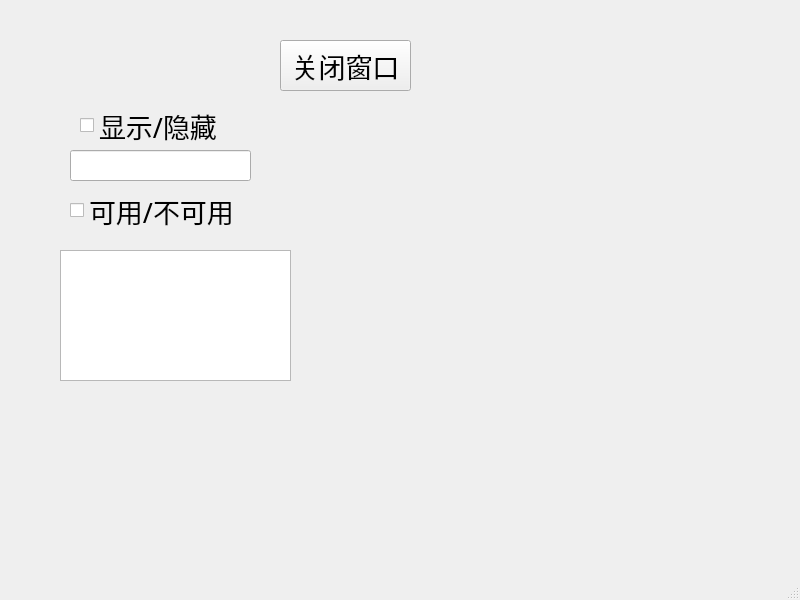
<?xml version="1.0" encoding="UTF-8"?>
<ui version="4.0">
 <class>MainWindow</class>
 <widget class="QMainWindow" name="MainWindow">
  <property name="geometry">
   <rect>
    <x>0</x>
    <y>0</y>
    <width>800</width>
    <height>600</height>
   </rect>
  </property>
  <property name="windowTitle">
   <string>MainWindow</string>
  </property>
  <widget class="QWidget" name="centralwidget">
   <widget class="QPushButton" name="pushButton">
    <property name="geometry">
     <rect>
      <x>280</x>
      <y>40</y>
      <width>131</width>
      <height>51</height>
     </rect>
    </property>
    <property name="font">
     <font>
      <family>3ds</family>
      <pointsize>20</pointsize>
     </font>
    </property>
    <property name="text">
     <string>关闭窗口</string>
    </property>
   </widget>
   <widget class="QCheckBox" name="checkBox">
    <property name="geometry">
     <rect>
      <x>80</x>
      <y>110</y>
      <width>181</width>
      <height>31</height>
     </rect>
    </property>
    <property name="font">
     <font>
      <family>3ds</family>
      <pointsize>20</pointsize>
     </font>
    </property>
    <property name="text">
     <string>显示/隐藏</string>
    </property>
   </widget>
   <widget class="QLineEdit" name="lineEdit">
    <property name="geometry">
     <rect>
      <x>70</x>
      <y>150</y>
      <width>181</width>
      <height>31</height>
     </rect>
    </property>
    <property name="font">
     <font>
      <family>3ds</family>
      <pointsize>20</pointsize>
     </font>
    </property>
   </widget>
   <widget class="QCheckBox" name="checkBox_2">
    <property name="geometry">
     <rect>
      <x>70</x>
      <y>190</y>
      <width>191</width>
      <height>41</height>
     </rect>
    </property>
    <property name="font">
     <font>
      <family>3ds</family>
      <pointsize>20</pointsize>
     </font>
    </property>
    <property name="text">
     <string>可用/不可用</string>
    </property>
   </widget>
   <widget class="QTextEdit" name="textEdit">
    <property name="geometry">
     <rect>
      <x>60</x>
      <y>250</y>
      <width>231</width>
      <height>131</height>
     </rect>
    </property>
    <property name="font">
     <font>
      <family>3ds</family>
      <pointsize>20</pointsize>
     </font>
    </property>
   </widget>
  </widget>
  <widget class="QMenuBar" name="menubar">
   <property name="geometry">
    <rect>
     <x>0</x>
     <y>0</y>
     <width>800</width>
     <height>23</height>
    </rect>
   </property>
  </widget>
  <widget class="QStatusBar" name="statusbar"/>
 </widget>
 <resources/>
 <connections>
  <connection>
   <sender>pushButton</sender>
   <signal>clicked()</signal>
   <receiver>MainWindow</receiver>
   <slot>close()</slot>
   <hints>
    <hint type="sourcelabel">
     <x>312</x>
     <y>71</y>
    </hint>
    <hint type="destinationlabel">
     <x>324</x>
     <y>121</y>
    </hint>
   </hints>
  </connection>
  <connection>
   <sender>checkBox</sender>
   <signal>toggled(bool)</signal>
   <receiver>lineEdit</receiver>
   <slot>setVisible(bool)</slot>
   <hints>
    <hint type="sourcelabel">
     <x>132</x>
     <y>149</y>
    </hint>
    <hint type="destinationlabel">
     <x>135</x>
     <y>189</y>
    </hint>
   </hints>
  </connection>
  <connection>
   <sender>checkBox_2</sender>
   <signal>toggled(bool)</signal>
   <receiver>textEdit</receiver>
   <slot>setEnabled(bool)</slot>
   <hints>
    <hint type="sourcelabel">
     <x>108</x>
     <y>241</y>
    </hint>
    <hint type="destinationlabel">
     <x>109</x>
     <y>309</y>
    </hint>
   </hints>
  </connection>
 </connections>
</ui>
